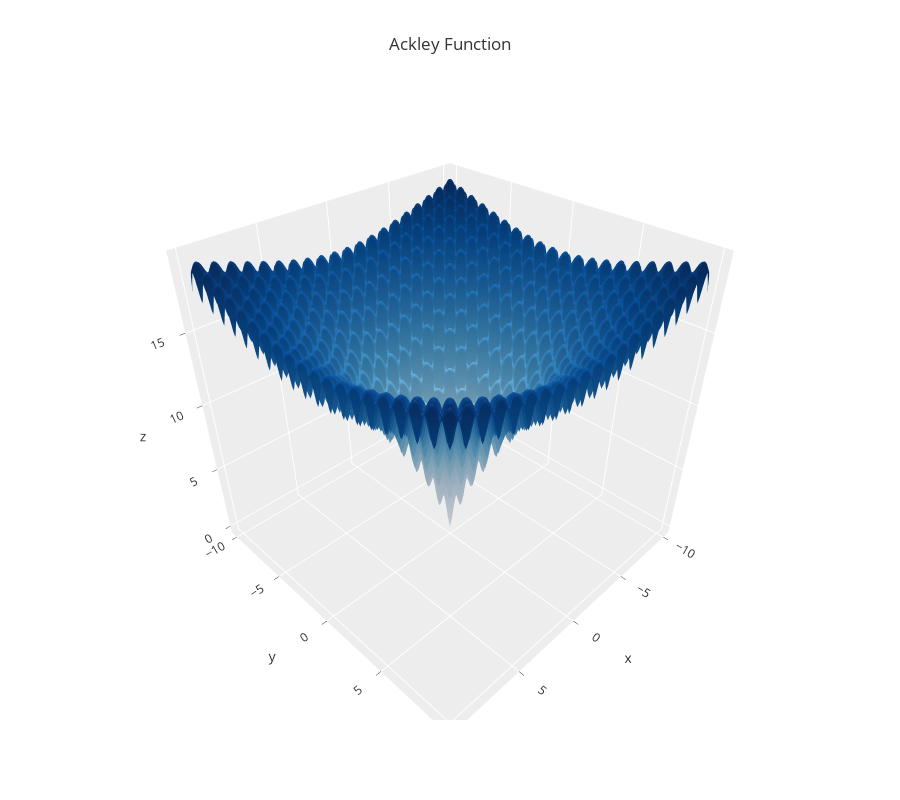

Notebook code for this chart:
### Code cell
xs = jnp.arange(-10, 10, 0.1)
ys = jnp.arange(-10, 10, 0.1)
zs = jnp.array([ackley_fn(x, ys) for x in xs])
true_function_surface = go.Surface(
    z=zs, x=xs, y=ys, colorscale="Blues", showscale=False
)

ack_fig = go.Figure()
ack_fig.update_layout(height=800)
ack_fig.add_trace(true_function_surface)
ack_fig.update_layout(title="Ackley Function")
ack_fig.show()

### Figure 1 — Plotly figure (JSON) as saved in the notebook; plotly's stock layout.template omitted (floating-point values rounded to 4 significant figures; data arrays with more than 128 entries replaced by an {"elided": "..."} marker saying what was removed)
{"data": [{"colorscale": [[0, "rgb(247,251,255)"], [0.125, "rgb(222,235,247)"], [0.25, "rgb(198,219,239)"], [0.375, "rgb(158,202,225)"], [0.5, "rgb(107,174,214)"], [0.625, "rgb(66,146,198)"], [0.75, "rgb(33,113,181)"], [0.875, "rgb(8,81,156)"], [1, "rgb(8,48,107)"]], "showscale": false, "type": "surface", "x": {"elided": "200 float values"}, "y": {"elided": "200 float values"}, "z": {"elided": "200x200 float values"}}], "layout": {"height": 800, "title": {"text": "Ackley Function"}}}
